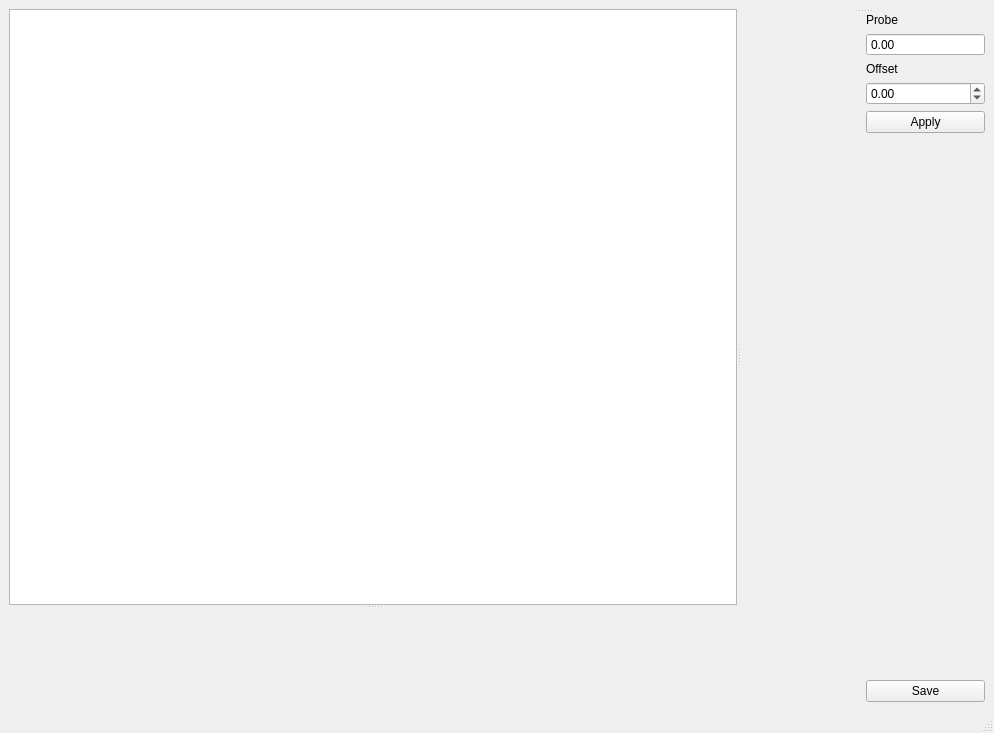
<?xml version="1.0" encoding="UTF-8"?>
<ui version="4.0">
 <class>MainWindow</class>
 <widget class="QMainWindow" name="MainWindow">
  <property name="geometry">
   <rect>
    <x>0</x>
    <y>0</y>
    <width>994</width>
    <height>733</height>
   </rect>
  </property>
  <property name="windowTitle">
   <string>MainWindow</string>
  </property>
  <widget class="QWidget" name="centralwidget">
   <property name="enabled">
    <bool>true</bool>
   </property>
   <layout class="QGridLayout" name="gridLayout">
    <item row="0" column="0">
     <widget class="QSplitter" name="splitter_v">
      <property name="orientation">
       <enum>Qt::Horizontal</enum>
      </property>
      <widget class="QSplitter" name="splitter_hl">
       <property name="orientation">
        <enum>Qt::Vertical</enum>
       </property>
       <widget class="QTableWidget" name="tableWidget_files">
        <property name="selectionMode">
         <enum>QAbstractItemView::NoSelection</enum>
        </property>
        <property name="showGrid">
         <bool>false</bool>
        </property>
        <attribute name="horizontalHeaderVisible">
         <bool>true</bool>
        </attribute>
        <attribute name="verticalHeaderVisible">
         <bool>false</bool>
        </attribute>
        <attribute name="verticalHeaderDefaultSectionSize">
         <number>15</number>
        </attribute>
       </widget>
       <widget class="MplWidget" name="mpl_map" native="true"/>
      </widget>
      <widget class="QSplitter" name="splitter_hr">
       <property name="orientation">
        <enum>Qt::Vertical</enum>
       </property>
       <widget class="QWidget" name="horizontalLayoutWidget">
        <layout class="QHBoxLayout" name="horizontalLayout_images">
         <item>
          <widget class="MplWidget" name="mpl_referenceImage" native="true"/>
         </item>
         <item>
          <widget class="MplWidget" name="mpl_selectedImage" native="true"/>
         </item>
        </layout>
       </widget>
       <widget class="QWidget" name="horizontalLayoutWidget_2">
        <layout class="QHBoxLayout" name="horizontalLayout_bottom">
         <item>
          <widget class="MplWidget" name="mpl_histogram" native="true"/>
         </item>
         <item>
          <layout class="QVBoxLayout" name="verticalLayout">
           <item>
            <widget class="QLabel" name="label_Probe">
             <property name="text">
              <string>Probe</string>
             </property>
            </widget>
           </item>
           <item>
            <widget class="QDoubleSpinBox" name="doubleSpinBox_Probe">
             <property name="readOnly">
              <bool>true</bool>
             </property>
             <property name="buttonSymbols">
              <enum>QAbstractSpinBox::NoButtons</enum>
             </property>
            </widget>
           </item>
           <item>
            <widget class="QLabel" name="label_Offset">
             <property name="text">
              <string>Offset</string>
             </property>
            </widget>
           </item>
           <item>
            <widget class="QDoubleSpinBox" name="doubleSpinBox_Offset">
             <property name="minimum">
              <double>-99.989999999999995</double>
             </property>
             <property name="singleStep">
              <double>0.010000000000000</double>
             </property>
            </widget>
           </item>
           <item>
            <widget class="QPushButton" name="pushButton_Apply">
             <property name="text">
              <string>Apply</string>
             </property>
            </widget>
           </item>
           <item>
            <spacer name="verticalSpacer_2">
             <property name="orientation">
              <enum>Qt::Vertical</enum>
             </property>
             <property name="sizeHint" stdset="0">
              <size>
               <width>20</width>
               <height>40</height>
              </size>
             </property>
            </spacer>
           </item>
           <item>
            <widget class="QPushButton" name="pushButton_Save">
             <property name="text">
              <string>Save</string>
             </property>
            </widget>
           </item>
          </layout>
         </item>
        </layout>
       </widget>
      </widget>
     </widget>
    </item>
   </layout>
  </widget>
  <widget class="QStatusBar" name="statusBar"/>
  <action name="actionOpen_directory">
   <property name="text">
    <string>Open directory</string>
   </property>
  </action>
  <action name="actionSave">
   <property name="text">
    <string>Save</string>
   </property>
  </action>
 </widget>
 <customwidgets>
  <customwidget>
   <class>MplWidget</class>
   <extends>QWidget</extends>
   <header>mplwidget.h</header>
   <container>1</container>
  </customwidget>
 </customwidgets>
 <resources/>
 <connections/>
</ui>
